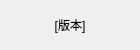
<?xml version="1.0" encoding="UTF-8"?>
<ui version="4.0">
 <class>versionListWidget</class>
 <widget class="CardWidget" name="versionListWidget">
  <property name="geometry">
   <rect>
    <x>0</x>
    <y>0</y>
    <width>140</width>
    <height>50</height>
   </rect>
  </property>
  <property name="sizePolicy">
   <sizepolicy hsizetype="Fixed" vsizetype="Fixed">
    <horstretch>0</horstretch>
    <verstretch>0</verstretch>
   </sizepolicy>
  </property>
  <property name="minimumSize">
   <size>
    <width>140</width>
    <height>50</height>
   </size>
  </property>
  <property name="maximumSize">
   <size>
    <width>140</width>
    <height>50</height>
   </size>
  </property>
  <property name="windowTitle">
   <string/>
  </property>
  <layout class="QHBoxLayout" name="horizontalLayout">
   <item>
    <widget class="BodyLabel" name="versionLabel">
     <property name="sizePolicy">
      <sizepolicy hsizetype="Expanding" vsizetype="Expanding">
       <horstretch>0</horstretch>
       <verstretch>0</verstretch>
      </sizepolicy>
     </property>
     <property name="text">
      <string>[版本]</string>
     </property>
     <property name="alignment">
      <set>Qt::AlignCenter</set>
     </property>
    </widget>
   </item>
  </layout>
 </widget>
 <customwidgets>
  <customwidget>
   <class>CardWidget</class>
   <extends>QFrame</extends>
   <header>qfluentwidgets</header>
   <container>1</container>
  </customwidget>
  <customwidget>
   <class>BodyLabel</class>
   <extends>QLabel</extends>
   <header>qfluentwidgets</header>
  </customwidget>
 </customwidgets>
 <resources/>
 <connections/>
</ui>
